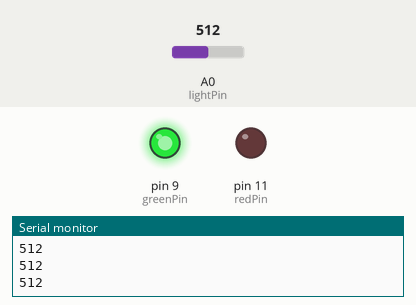
A sketch run on a simulated Arduino Uno, built with avr-gcc and run on an emulated ATmega328P. Shown: output pins drawn as LEDs (lit = HIGH), the last lines printed to the serial monitor. The inputs (shaded band) are chosen by the test bench; at power-on: A0 (lightPin) = 512.

Above: at 1.2 s.
1.3 s: A0 (lightPin) set to 482
At 2.6 s:
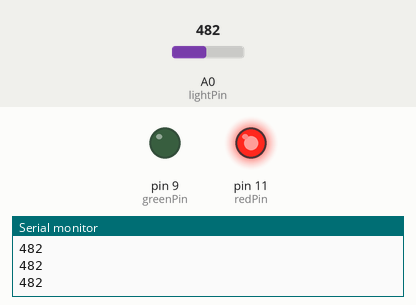
3.2 s: A0 (lightPin) set to 511
At 4.6 s:
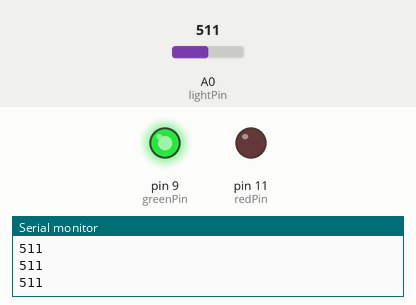
5.0 s: A0 (lightPin) set to 306
At 6.6 s:
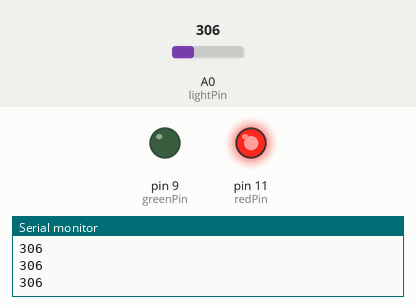
Timing chart, 0 to 8.1 s (numbered marks = the images above; inputs shaded):
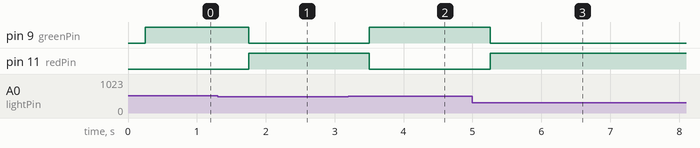

The sketch:

Code_25_Photoresistors.ino
```cpp
int lightPin=A0;
int lightVal;
int dt=250;
int greenPin=9;
int redPin=11;
int lightLev=500;
void setup() {
  // put your setup code here, to run once:
  pinMode(greenPin,OUTPUT);
  pinMode(redPin,OUTPUT);
  pinMode(lightPin,INPUT);
  Serial.begin(9600);
}

void loop() {
  // put your main code here, to run repeatedly:
lightVal=analogRead(lightPin);
Serial.println(lightVal);
delay(dt);
if (lightVal<=lightLev){
  digitalWrite(redPin,HIGH);
  digitalWrite(greenPin,LOW);
}
if (lightVal>lightLev){
  digitalWrite(redPin,LOW);
  digitalWrite(greenPin,HIGH);
}
}
```

Measured:
- the behaviour switches between 501 and 500 on A0 (lightPin) (found by bisection; images 0 and 1)
- after the input at 1.3 s, pin 9 (greenPin): HIGH → LOW after 0.45 s; pin 11 (redPin): LOW → HIGH after 0.45 s
- after the input at 3.2 s, pin 9 (greenPin): LOW → HIGH after 0.30 s; pin 11 (redPin): HIGH → LOW after 0.30 s
- after the input at 5.0 s, pin 9 (greenPin): HIGH → LOW after 0.26 s; pin 11 (redPin): LOW → HIGH after 0.26 s
